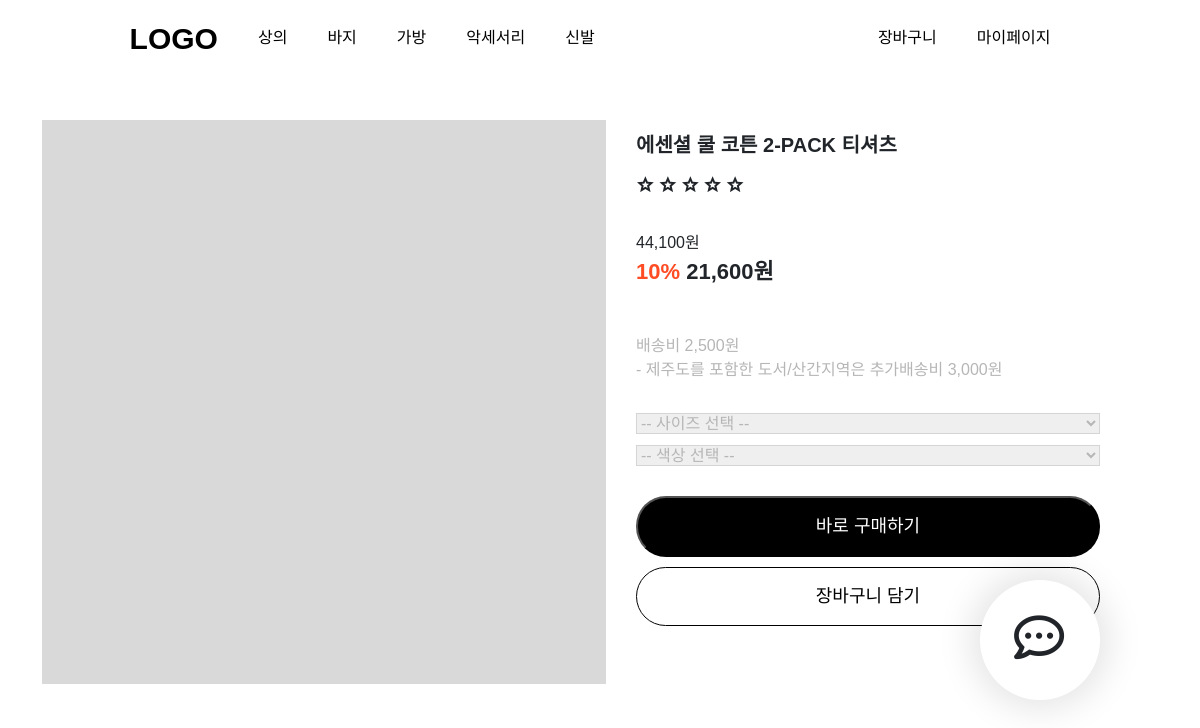
Before: /product/에센셜 쿨 코튼 2-PACK 티셔츠/ with the older database file.
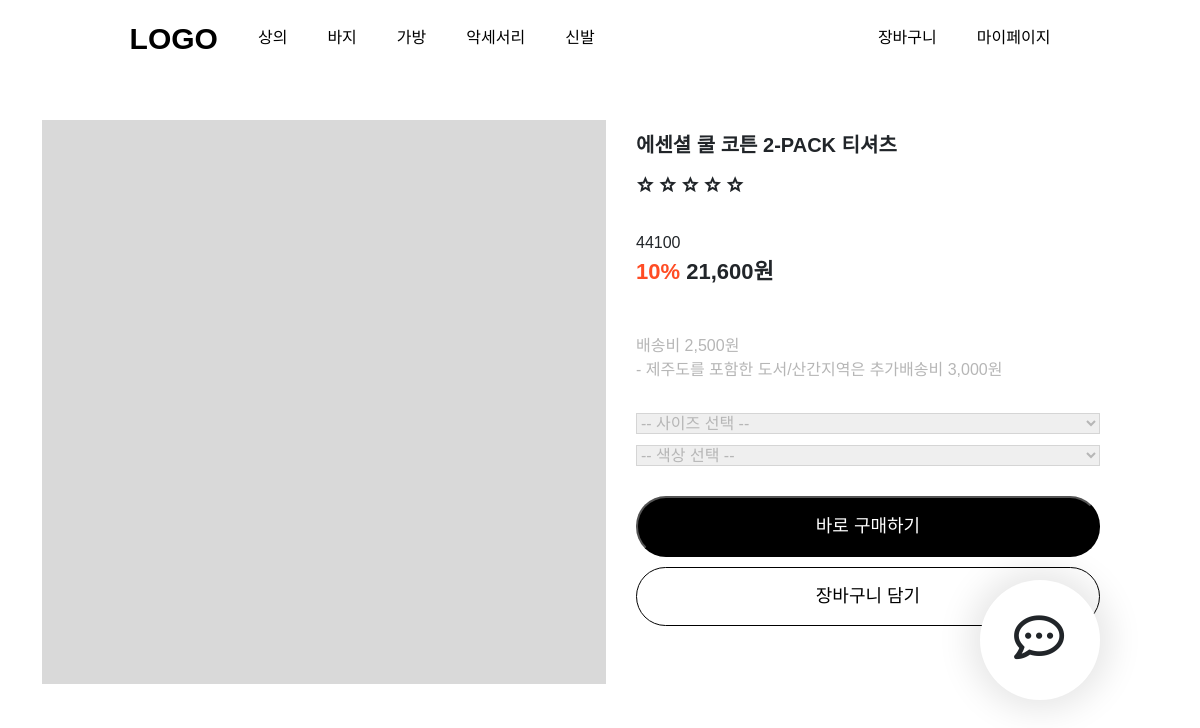
After: the same page with the newer database file.
### shop/models.py (models this page shows, shortened)
class Product(models.Model):
    product_num = models.AutoField(primary_key=True)
    category_code = models.ForeignKey(Product_category, on_delete=models.PROTECT)
    product_price = models.IntegerField()
    product_name = models.CharField(max_length=50)
    product_stock = models.IntegerField(default=0)
    product_date = models.DateField(auto_now_add=True)
    product_rate = models.FloatField(default=0)
    product_image = models.ImageField(null=True, blank=True, upload_to='UploadedFiles')
    product_color = models.CharField(max_length=50, null=True) # 색상 # null 허용
    product_size = models.CharField(max_length=50, null=True)  # 사이즈 # null 허용
    class Meta:
       db_table = 'P2_Product'
       verbose_name = '상품'
       verbose_name_plural = '상품(들)'

### shop/views.py (the view)
# urls.py: path('product/<str:name>/', views.product, name='product'),
def product(request, name):
    product = Product.objects.filter(product_name=name).values('product_name', 'product_price', 'product_rate', 'product_num').distinct()
    product_colors = Product.objects.filter(product_name=name).values('product_color')
    product_sizes = Product.objects.filter(product_name=name).values('product_size')
    for products in product_colors:
        print(products)
    if request.method=="GET":
        context = {
            'product' : product[0],
            'product_colors' : product_colors,
            'product_sizes' : product_sizes,
        }
        return render(request, 'product.html', context)
    elif request.method=="POST":
        print(product[0].get('product_num'))
        return redirect(f'/cart/')

### shop/templates/product.html (shortened to what this page needs)
{% extends "base.html" %}
{% load static %}
{% block contents %}
<div class="d-flex flex-wrap">
    <div style="width: 564px; height:564px; background-color: #D9D9D9;"></div>
    <div class="product_detail">
        <div>
            <p class="fs-20 name">{{ product.product_name }}</p>
            <div class="rating">
                {% for i in "x"|rjust:"5" %}
                    {% if product.product_rate >= forloop.counter %}
                        <i class="material-icons star">star</i>
                    {% else %}
                        <i class="material-icons star">star_border</i>
                    {% endif %}
                {% endfor %}
            </div>
        </div>
        <div>
            <div style="float:left;">
                <p>{{ product.product_price }}<br>
                    <span class="fs-22"><span class="prod_sale">10%</span> 21,600원</span>
                </p>
            </div>
        </div>
        <div style="float: left;">
            <p class="side_p">배송비 2,500원<br>
                - 제주도를 포함한 도서/산간지역은 추가배송비 3,000원
            </p>
            <form id="product_buy" action="." method="POST">
                <div class="product_select">
                    <select id="size">
                        <option>-- 사이즈 선택 --</option>
                    </select>
                    <select id="color">
                        <option>-- 색상 선택 --</option>
                    </select>
                </div>
            </div>
        <div class="cart_bts">
            <button id="buy" class="lg-bt-black" onclick="buy()">바로 구매하기</button>
            <button class="lg-bt-white">장바구니 담기</button>
        </div>
    </div>
</div>
{% endblock%}

### shop/templates/base.html (shortened to what this page needs)
{% load static %}
<!DOCTYPE html>
<html lang="ko">
<head>
    <link
    rel="stylesheet"
    href="https://cdnjs.cloudflare.com/ajax/libs/font-awesome/5.8.2/css/all.min.css"
    />
    <link href="{% static 'bs/css/bootstrap.min.css' %}" rel="stylesheet">
    <link href="{% static 'bs/css/css.css' %}" rel="stylesheet">
</head>
<body>
    <header class="container-fluid">
        <nav>
            <a href="{% url 'main' %}" class="menu_left logo">LOGO</a>
            <ul>
                <li class="menu_left"><a href="{% url 'main' %}">상의</a></li>
                <li class="menu_left"><a href="{% url 'list' 1 %}">바지</a></li>
                <li class="menu_left"><a href="{% url 'list' 7 %}">가방</a></li>
                <li class="menu_left"><a href="{% url 'list' 10 %}">악세서리</a></li>
                <li class="menu_left"><a href="{% url 'list' 0 %}">신발</a></li>
                <li class="menu_right"><a href="{% url 'mypage' %}">마이페이지</a></li>
                <li class="menu_right"><a href="{% url 'cart' %}">장바구니</a></li>
            </ul>
        </nav>
    </header>
    <div id="wrap" class="container">
        <a>
            <div id="chatbot">
                <i class="far fa-comment-dots"></i>
            </div>
        </a>
        {% block contents %}
        {% endblock %}
    </div>
</body>
</html>

### static/bs/css/css.css (style rules this page uses)
body { font-family: 'Noto Sans KR', sans-serif; }
a { text-decoration: none; color: black; }
#wrap { padding-top: 120px; padding-bottom: 120px; }
.fs-22 { font-size: 22px; font-weight: bold; }
.fs-20 { font-size: 20px; }
.lg-bt-black { width: 464px; background-color: black; color: white; border-radius: 30px; font-size: 18px; padding: 15px 0px; }
.lg-bt-white { width: 464px; background-color: white; border: 1px solid black; border-radius: 30px; font-size: 18px; padding: 15px 0px; }
#chatbot { width: 120px; height: 120px; border-radius: 50%; background-color: white; position: fixed; bottom: 100px; right: 100px; box-shadow: 0px 0px 34px 10px rgba(0, 0, 0, 0.1); }
#chatbot i { position: relative; font-size: 50px; left: 34px; top: 32px; }
.material-icons { font-weight: bold; }
header { width: 100%; height: 69px; margin-bottom: 37px; position: fixed; background-color: white; }
header nav { width: 80%; margin: 0 auto; }
header ul { padding: 0; }
header li { list-style: none; float: left; padding: 10px 20px; }
.logo { font-size: 30px; font-weight: bold; margin-right: 20px; }
.menu_left { float: left; }
.menu_right { float: right; }
.prod_sale { color: #FF4C24; }
.cart_bts { margin-top: 40px; }
.cart_bts > button { margin-bottom: 10px; }
.name { font-weight: bold; }
.star { font-size: 18px; }
.product_detail { width: 40%; padding: 10px 30px; }
.product_select { margin-bottom: 20px; }
.product_select select { width: 464px; border: 1px solid #d5d5d5; margin-bottom: 10px; color: #B6B6B6; }
.side_p { color: #B6B6B6; margin: 30px 0px !important; }
.rating { margin-bottom: 30px; }

Changed rows visible on the page:
changed Product "에센셜 쿨 코튼 2-PACK 티셔츠": product_price "44,100원" → "44100"
